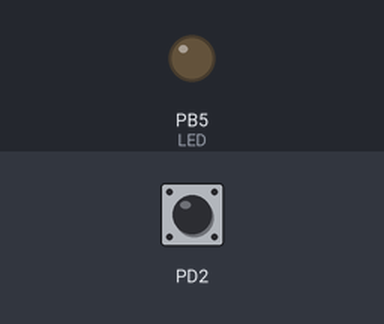
Bench run of a program on a simulated ATmega168, built with avr-gcc and emulated at 8 MHz. Parts: output pins drawn as LEDs (lit = HIGH). Inputs (shaded band) come from the test bench; at power-on: PD2 HIGH. EEPROM starts erased.

Above: at 1.2 s.
1.3 s: PD2 pulled LOW for 0.15 s
At 2.3 s:
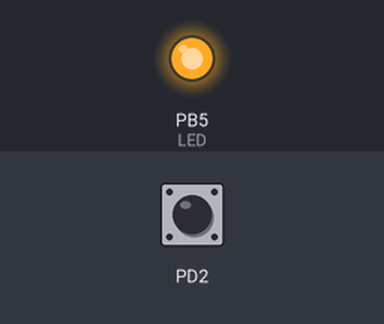
2.9 s: PD2 pulled LOW for 1 s
At 3.5 s:
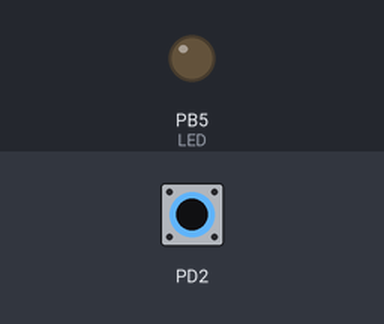
5.4 s: PD2 pulled LOW for 3.2 s
At 6.6 s:
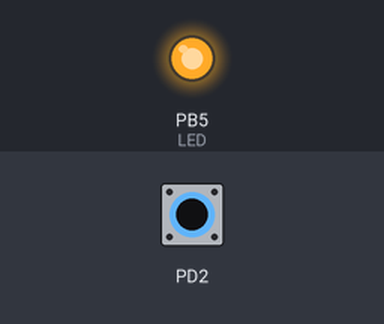
Timing chart, 0 to 8.4 s (numbered marks = the images above; inputs shaded):
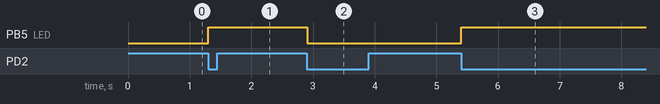

Measured:
- after the input at 1.3 s, PB5 (LED): LOW → HIGH at once
- after the input at 2.9 s, PB5 (LED): HIGH → LOW at once
- after the input at 5.4 s, PB5 (LED): LOW → HIGH at once

The program:

InterruptsPractice.c
```c
/*
 * InterruptsPractice.c
 *
 * Created: 8/30/2013 7:45:47 PM
 *  Author: myQ
 */

#define F_CPU (8000000)
#define EEADDRESS (0x0100)

#include <avr/io.h>
#include <util/delay.h>
#include <avr/interrupt.h>


volatile int button_was_pressed;

void EEPROM_write(unsigned int address, unsigned char data);
unsigned char EEPROM_read(unsigned int address);
void blinkLight(unsigned char count);


int main(void)
{
	unsigned char numRuns;		//total number of times this code has run (stored in EEPROM)

	//Set up IO pins-----------------------------------------------------------------------------------------
	DDRB = 0x20;		//all inputs except B5 output

	//INT0 is on PD2 pin, enable as input, turn on pullup
	DDRD = 0x00;		//all inputs
	PORTD = 0x04;		//pull up resistor on (PD2)

	//Set up Interrupts--------------------------------------------------------------------------------------
	//External Interrupt Mask Register
	EIMSK |= (1<<INT0);	//turn on interrupt 0 (PD2)

	////External Interrupt Control Register A
	EICRA = 0x02;		//Interrupt on falling edge of INT0

	//before interrupts are enabled, read numRuns from EEPROM, increment and write new value
	numRuns = EEPROM_read(EEADDRESS)+1;
	EEPROM_write(EEADDRESS,numRuns);

	//blink light one time for each time the program has been run
	blinkLight(numRuns);

	sei();						//enable global interrupts

	while(1)
	{

		if (button_was_pressed){
			PORTB ^= (1<<PB5);		//toggle LED
			button_was_pressed = 0;	//reset button press flag

		}
	}
}

	ISR(INT0_vect){
		//to debounce switch, wait 5ms, then check for low condition again
		_delay_ms(5);
		if (!(PIND & (1<<PD2)))
			button_was_pressed = 1;

	}


	//good idea to disable interrupts before running this to avoid
	//failing to write
	void EEPROM_write(unsigned int address, unsigned char data){

		//wait for completion of previous write
		while (EECR & (1<<EEPE));

		//setup address and data registers
		EEAR = address;
		EEDR = data;

		//write a logical 1 to EEMPE
		EECR |= (1<<EEMPE);

		//start EEPROM write by setting EEPE
		//(this must be done within 4 clock cycles of setting EEMPE)
		EECR |= (1<<EEPE);

	}


	unsigned char EEPROM_read(unsigned int address){

		//wait for completion of previous write
		while (EECR & (1<<EEPE));

		//setup address register
		EEAR = address;

		//start EEPROM read by setting EERE
		EECR |= (1<<EERE);

		//return data from data register
		return EEDR;


	}

	void blinkLight(unsigned char count){

		for (int i=0;i<count;i++){
			PORTB ^= (1<<PB5);		//toggle LED
			_delay_ms(50);
			PORTB ^= (1<<PB5);		//toggle LED
			_delay_ms(50);

		}
	}
```
